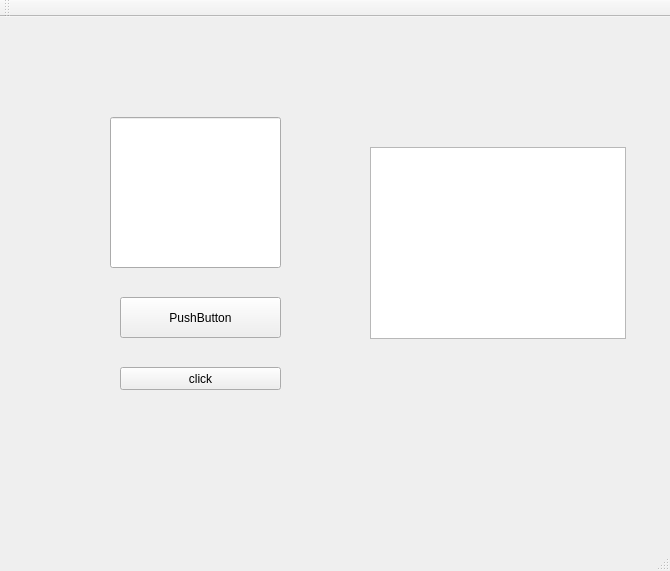
<?xml version="1.0" encoding="UTF-8"?>
<ui version="4.0">
 <class>DMWindow</class>
 <widget class="QMainWindow" name="DMWindow">
  <property name="geometry">
   <rect>
    <x>0</x>
    <y>0</y>
    <width>670</width>
    <height>571</height>
   </rect>
  </property>
  <property name="windowTitle">
   <string>DMWindow</string>
  </property>
  <widget class="QWidget" name="centralWidget">
   <widget class="QListWidget" name="listWidget">
    <property name="geometry">
     <rect>
      <x>370</x>
      <y>130</y>
      <width>256</width>
      <height>192</height>
     </rect>
    </property>
   </widget>
   <widget class="QPushButton" name="pushButton">
    <property name="geometry">
     <rect>
      <x>120</x>
      <y>280</y>
      <width>161</width>
      <height>41</height>
     </rect>
    </property>
    <property name="text">
     <string>PushButton</string>
    </property>
   </widget>
   <widget class="QLineEdit" name="lineEdit">
    <property name="geometry">
     <rect>
      <x>110</x>
      <y>100</y>
      <width>171</width>
      <height>151</height>
     </rect>
    </property>
   </widget>
   <widget class="QPushButton" name="pushButton_2">
    <property name="geometry">
     <rect>
      <x>120</x>
      <y>350</y>
      <width>161</width>
      <height>23</height>
     </rect>
    </property>
    <property name="text">
     <string>click</string>
    </property>
   </widget>
  </widget>
  <widget class="QMenuBar" name="menuBar">
   <property name="geometry">
    <rect>
     <x>0</x>
     <y>0</y>
     <width>670</width>
     <height>23</height>
    </rect>
   </property>
  </widget>
  <widget class="QToolBar" name="mainToolBar">
   <attribute name="toolBarArea">
    <enum>TopToolBarArea</enum>
   </attribute>
   <attribute name="toolBarBreak">
    <bool>false</bool>
   </attribute>
  </widget>
  <widget class="QStatusBar" name="statusBar"/>
 </widget>
 <layoutdefault spacing="6" margin="11"/>
 <resources/>
 <connections/>
</ui>
